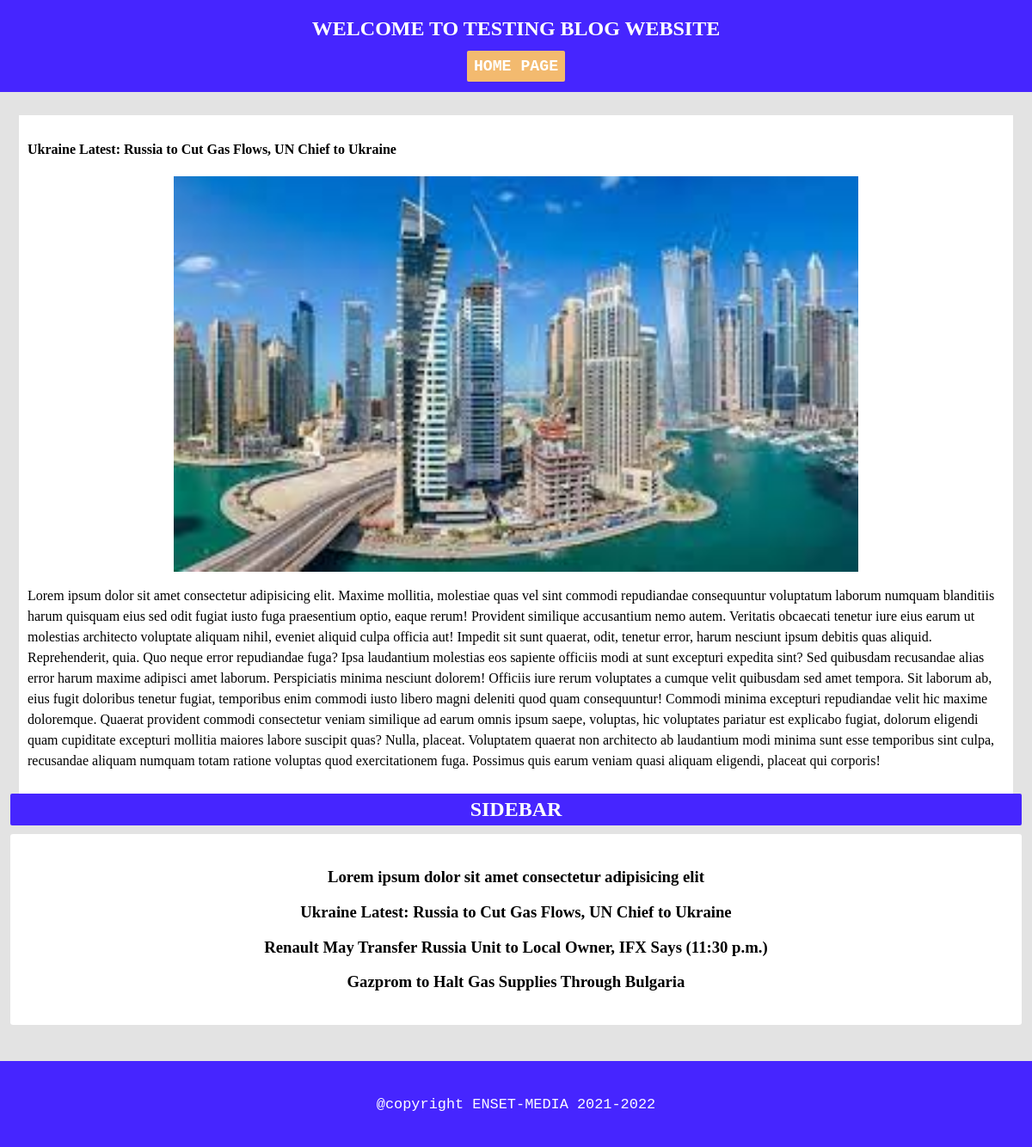
/pages/blog-details.php?id=5, run on the app's committed database.
### tables this page shows
CREATE TABLE `blogs` (
  `title` text NOT NULL,
  `content` text NOT NULL,
  `id` int(11) NOT NULL
);

### pages/blog-details.php (the view, shortened to what this page needs)
<?php
$servername = "localhost";
$username = "yassine";
$password = "yassine";
$conn = new mysqli($servername, $username, $password,'blog');
if(isset($_SERVER['HTTPS']) && $_SERVER['HTTPS'] === 'on')
$url = "https://";
else
$url = "http://";
$url.= $_SERVER['HTTP_HOST'];
$url.= $_SERVER['REQUEST_URI'];
?>
<?php
$split = explode('?id=',$url);
$blog_id = strval($split[1]);
$sql = "SELECT * FROM blogs WHERE id = '$blog_id' ";
$result = mysqli_query($conn,$sql);
$blog = $result->fetch_assoc();
?>
<?php include('header.php')?>
<div class="container">
      <div class="blogs" id="blog-details">
            <h4 class="blog-title"><?php echo $blog['title']?></h4>
            <img class="image-details" src="../images/images.jpg" />
            <p class="content">
              <?php echo $blog['content']?>
            </p>
    </div>
    <?php include('sidebar.php') ?>
</div>
    <?php include('./footer.php') ?>
</body>
</html>

### pages/sidebar.php
<?php
$servername = "localhost";
$username = "yassine";
$password = "yassine";
$conn = new mysqli($servername, $username, $password,'blog');
if ($conn->connect_error) {
  die("Connection failed: " . $conn->connect_error);
}
else{
        $sql = 'SELECT * FROM blogs';
        $result = mysqli_query($conn,$sql);
        $blogs = mysqli_fetch_all($result,MYSQLI_ASSOC);
}
?>
<asside class="sidebar">
<h2>SIDEBAR</h2>
<div class="sidebarBody">
<?php foreach($blogs as $blog){ ?>
<h3>
<?php
        $title = $blog['title'];
        echo $title;
?>
</h3>
<?php }?>
</div>
</asside>

### style/style.css (style rules this page uses)
body { margin: 0; background: #e3e3e3; }
.container { padding: 12px; display: flex; }
.blogs { width: 60%; padding: 0px 20px; }
#blog-details { background-color: #ffff; margin:0px 10px; overflow-wrap: break-word; }
.sidebar { text-align: center; width: 40%; }
.sidebar h2 { margin: 0 0 10px 0px; background: #4625ff; color: white; border-radius: 2px; padding: 5px; }
.sidebarBody { background-color: #ffff; padding:20px; border-radius: 3px; }
.image-details { width: 70%; display: block; margin: auto; }
.content { line-height:1.5em; }
@media only screen and (max-width:1270px) { .container { overflow: hidden; display: block; } }
@media only screen and (max-width:1270px) { .blogs { width: auto; padding: 10px; } }

### data on the page
blogs: title "Ukraine Latest: Russia to Cut Gas Flows, UN Chief to Ukraine", content "Lorem ipsum dolor sit amet consectetur adipisicing elit. Maxime mollitia, molestiae quas vel sint commodi repudiandae consequuntur voluptatum laborum numquam blanditiis harum quisquam eius sed odit fugiat iusto fuga praesentium optio, eaque rerum! Provident similique accusantium nemo autem. Veritatis obcaecati tenetur iure eius earum ut molestias architecto voluptate aliquam nihil, eveniet aliquid culpa officia aut! Impedit sit sunt quaerat, odit, tenetur error, harum nesciunt ipsum debitis quas aliquid. Reprehenderit, quia. Quo neque error repudiandae fuga? Ipsa laudantium molestias eos sapiente officiis modi at sunt excepturi expedita sint? Sed quibusdam recusandae alias error harum…"
blogs: title "Lorem ipsum dolor sit amet consectetur adipisicing elit"
blogs: title "Renault May Transfer Russia Unit to Local Owner, IFX Says (11:30 p.m.)"
blogs: title "Gazprom to Halt Gas Supplies Through Bulgaria"
